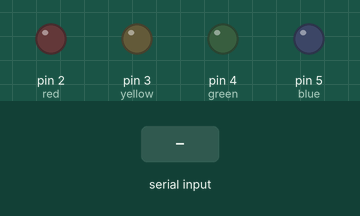
This sketch was run on a simulated Arduino Uno, built with avr-gcc and run on an emulated ATmega328P. Shown: output pins drawn as LEDs (lit = HIGH). Inputs (shaded band) come from the test bench. What the sketch prints to the serial monitor is not drawn.

Above: at 1.2 s.
1.3 s: "1" received over Serial
At 2.3 s:
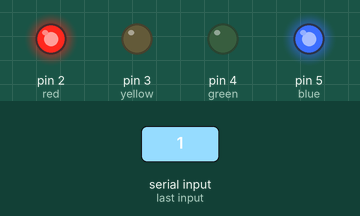
2.8 s: "2" received over Serial
At 3.5 s:
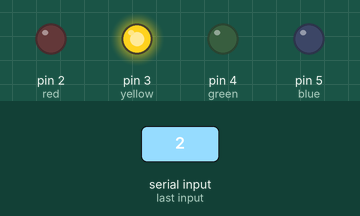
4.3 s: "3" received over Serial
At 4.6 s:
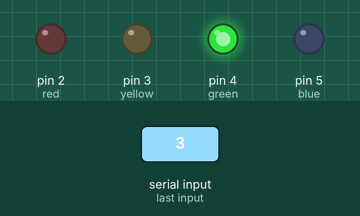
5.8 s: "4" received over Serial
At 6.9 s:
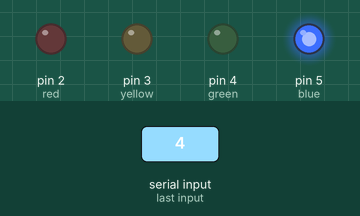
Timing chart, 0 to 8.3 s (numbered marks = the images above; inputs shaded):
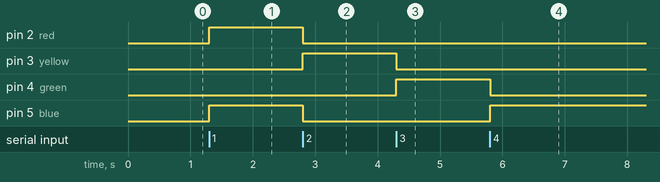

Measured:
- after the input at 1.3 s, pin 2 (red), pin 5 (blue): LOW → HIGH at once
- after the input at 2.8 s, pin 2 (red), pin 5 (blue): HIGH → LOW at once; pin 3 (yellow): LOW → HIGH at once
- after the input at 4.3 s, pin 3 (yellow): HIGH → LOW at once; pin 4 (green): LOW → HIGH at once
- after the input at 5.8 s, pin 4 (green): HIGH → LOW at once; pin 5 (blue): LOW → HIGH at once

The sketch:

led_control.ino
```cpp
float x;
int red = 2;
int yellow = 3;
int green = 4;
int blue = 5;


void setup() {
  Serial.begin(9600);
  pinMode(red, OUTPUT);
  pinMode(yellow, OUTPUT);
  pinMode(green, OUTPUT);
  pinMode(blue, OUTPUT);
}

void loop() {
  if(Serial.available() > 0){
    x = Serial.read();
    Serial.print((x));
  if(x == '1'){
    digitalWrite(red, HIGH);
    digitalWrite(yellow, LOW);
    digitalWrite(green, LOW);
    digitalWrite(blue, HIGH);
    delay(1000);
  }
  else if(x == '2'){
    digitalWrite(yellow, HIGH);
    digitalWrite(red, LOW);
    digitalWrite(green, LOW);
    digitalWrite(blue, LOW);
    delay(1000);
  }
  else if(x == '3'){
    digitalWrite(green, HIGH);
    digitalWrite(red, LOW);
    digitalWrite(yellow, LOW);
    digitalWrite(blue, LOW);
    delay(1000);
  }
  else if(x=='4'){
    digitalWrite(blue, HIGH);
    digitalWrite(red, LOW);
    digitalWrite(yellow, LOW);
    digitalWrite(green, LOW);
    delay(1000);
  }
  }
}
```
